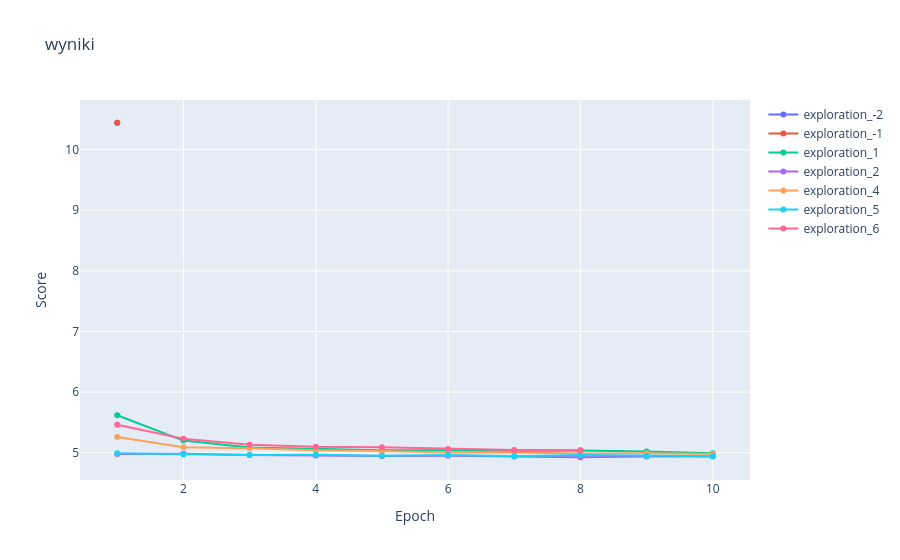

This figure's notebook cell:
### Code cell
import pandas as pd
import re
import plotly.graph_objects as go
from plotly.subplots import make_subplots

def parse_tensor(x):
    if isinstance(x, str):
        m = re.search(r"tensor\(([-+]?\d*\.?\d+)\)", x)
        if m:
            return float(m.group(1))
    return float(x)

fig = go.Figure()

def plot_osobnik(filename, legend, fig=fig, osobnik_id=None, offset=False):
    df = pd.read_csv(filename)
    df["score"] = df["score"].apply(parse_tensor)
    for (osobnik), group in df.groupby(["osobnik"]):
        if osobnik_id is not None and osobnik[0] != osobnik_id:
            continue
        epoka = group["epoch"]
        if offset:
            epoka += 1
        fig.add_trace(go.Scatter(
            x=epoka,
            y=group["score"],
            mode="lines+markers",
            name=f"{legend}_{ osobnik[0]}"
        ))

# plot_osobnik('/home/piotr/repos/magisterka/outputs/run_20260514T165724/epochs.csv', 'PIOTRFORMER, osobnik6')
# plot_osobnik('/home/piotr/repos/magisterka/outputs/BASE_GENOME_CGP2D/epochs.csv', "BASELINE TRANSFORMER")
#plot_osobnik('/home/piotr/repos/magisterka/outputs/run_20260515T204720_FINAL_VERSION_MEDIUM_EPOCH/epochs.csv', "CHILDREN")
# plot_osobnik('/home/piotr/repos/magisterka/outputs/FULL_RUN_original_genomes_GCP/epochs.csv', "ORYGINALNY TRANSFORMER", osobnik_id=0, offset=True)
# plot_osobnik('/home/piotr/repos/magisterka/outputs/run_20260525T210903_chromosome_679/epochs.csv', "WYEWOLUOWANY KANDYDAT")
# plot_osobnik('/home/piotr/repos/magisterka/outputs/run_20260526T072306/epochs.csv', "PIERWSZY RODZIC")
plot_osobnik('/home/piotr/repos/magisterka/outputs/run_20260616T232231/epochs.csv', "exploration")
fig.update_layout(
    title="wyniki",
    xaxis_title="Epoch",
    yaxis_title="Score"
)
fig.show(config={"scrollZoom": True})
fig.write_html("wyniczki.html", config={"scrollZoom": True})

### Figure 1 — Plotly figure (JSON) as saved in the notebook; plotly's stock layout.template omitted (floating-point values rounded to 4 significant figures)
{"data": [{"mode": "lines+markers", "name": "exploration_-2", "type": "scatter", "x": [1], "y": [10.44]}, {"mode": "lines+markers", "name": "exploration_-1", "type": "scatter", "x": [1], "y": [10.44]}, {"mode": "lines+markers", "name": "exploration_1", "type": "scatter", "x": [1, 2, 3, 4, 5, 6, 7, 8, 9, 10], "y": [5.62, 5.201, 5.087, 5.062, 5.042, 5.042, 5.031, 5.036, 5.022, 4.991]}, {"mode": "lines+markers", "name": "exploration_2", "type": "scatter", "x": [1, 2, 3, 4, 5, 6, 7, 8, 9, 10], "y": [4.982, 4.986, 4.964, 4.956, 4.945, 4.951, 4.939, 4.926, 4.937, 4.94]}, {"mode": "lines+markers", "name": "exploration_4", "type": "scatter", "x": [1, 2, 3, 4, 5, 6, 7, 8, 9, 10], "y": [5.261, 5.091, 5.075, 5.041, 5.028, 5.003, 5.003, 4.989, 4.993, 4.982]}, {"mode": "lines+markers", "name": "exploration_5", "type": "scatter", "x": [1, 2, 3, 4, 5, 6, 7, 8, 9, 10], "y": [4.993, 4.976, 4.965, 4.966, 4.95, 4.962, 4.941, 4.964, 4.948, 4.944]}, {"mode": "lines+markers", "name": "exploration_6", "type": "scatter", "x": [1, 2, 3, 4, 5, 6, 7, 8], "y": [5.464, 5.23, 5.133, 5.098, 5.089, 5.064, 5.048, 5.042]}], "layout": {"title": {"text": "wyniki"}, "xaxis": {"title": {"text": "Epoch"}}, "yaxis": {"title": {"text": "Score"}}}}
